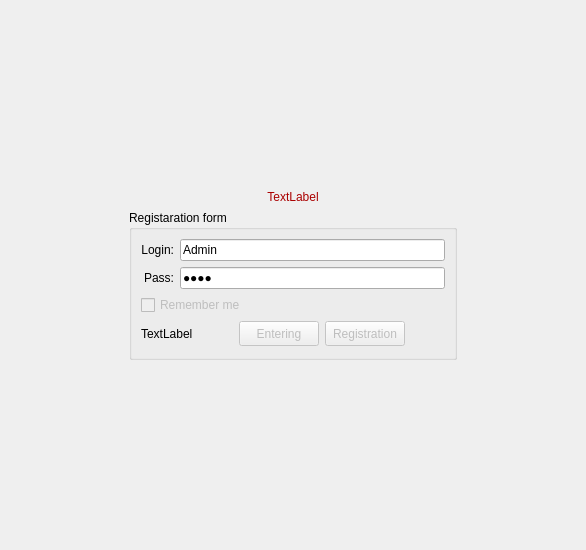
<?xml version="1.0" encoding="UTF-8"?>
<ui version="4.0">
 <class>UI_EntetingHandler</class>
 <widget class="QWidget" name="UI_EntetingHandler">
  <property name="geometry">
   <rect>
    <x>0</x>
    <y>0</y>
    <width>586</width>
    <height>550</height>
   </rect>
  </property>
  <property name="windowTitle">
   <string>Welcom to cloud chat!</string>
  </property>
  <layout class="QVBoxLayout" name="verticalLayout_2">
   <item>
    <spacer name="verticalSpacer">
     <property name="orientation">
      <enum>Qt::Vertical</enum>
     </property>
     <property name="sizeHint" stdset="0">
      <size>
       <width>20</width>
       <height>172</height>
      </size>
     </property>
    </spacer>
   </item>
   <item>
    <widget class="QLabel" name="pInfoLabel">
     <property name="text">
      <string>&lt;html&gt;&lt;head/&gt;&lt;body&gt;&lt;p align=&quot;center&quot;&gt;&lt;span style=&quot; color:#aa0000;&quot;&gt;TextLabel&lt;/span&gt;&lt;/p&gt;&lt;/body&gt;&lt;/html&gt;</string>
     </property>
    </widget>
   </item>
   <item>
    <layout class="QHBoxLayout" name="horizontalLayout">
     <item>
      <spacer name="horizontalSpacer">
       <property name="orientation">
        <enum>Qt::Horizontal</enum>
       </property>
       <property name="sizeHint" stdset="0">
        <size>
         <width>40</width>
         <height>20</height>
        </size>
       </property>
      </spacer>
     </item>
     <item>
      <widget class="QGroupBox" name="groupBox">
       <property name="minimumSize">
        <size>
         <width>250</width>
         <height>150</height>
        </size>
       </property>
       <property name="title">
        <string>Registaration form</string>
       </property>
       <layout class="QVBoxLayout" name="verticalLayout">
        <item>
         <layout class="QGridLayout" name="gridLayout">
          <item row="0" column="0">
           <widget class="QLabel" name="label">
            <property name="text">
             <string>&lt;html&gt;&lt;head/&gt;&lt;body&gt;&lt;p align=&quot;right&quot;&gt;Login:&lt;/p&gt;&lt;/body&gt;&lt;/html&gt;</string>
            </property>
           </widget>
          </item>
          <item row="0" column="1">
           <widget class="QLineEdit" name="pLeLogin">
            <property name="maximumSize">
             <size>
              <width>16777215</width>
              <height>16777215</height>
             </size>
            </property>
            <property name="text">
             <string>Admin</string>
            </property>
           </widget>
          </item>
          <item row="1" column="0">
           <widget class="QLabel" name="label_2">
            <property name="text">
             <string>&lt;html&gt;&lt;head/&gt;&lt;body&gt;&lt;p align=&quot;right&quot;&gt;Pass:&lt;/p&gt;&lt;/body&gt;&lt;/html&gt;</string>
            </property>
           </widget>
          </item>
          <item row="1" column="1">
           <widget class="QLineEdit" name="pLePass">
            <property name="maximumSize">
             <size>
              <width>16777215</width>
              <height>16777215</height>
             </size>
            </property>
            <property name="inputMask">
             <string/>
            </property>
            <property name="text">
             <string>6548</string>
            </property>
            <property name="echoMode">
             <enum>QLineEdit::PasswordEchoOnEdit</enum>
            </property>
           </widget>
          </item>
         </layout>
        </item>
        <item>
         <widget class="QCheckBox" name="checkBox">
          <property name="enabled">
           <bool>false</bool>
          </property>
          <property name="text">
           <string>Remember me</string>
          </property>
         </widget>
        </item>
        <item>
         <layout class="QHBoxLayout" name="horizontalLayout_2">
          <item>
           <widget class="QLabel" name="pLabStatus">
            <property name="text">
             <string>TextLabel</string>
            </property>
           </widget>
          </item>
          <item>
           <spacer name="horizontalSpacer_3">
            <property name="orientation">
             <enum>Qt::Horizontal</enum>
            </property>
            <property name="sizeHint" stdset="0">
             <size>
              <width>40</width>
              <height>20</height>
             </size>
            </property>
           </spacer>
          </item>
          <item>
           <widget class="QPushButton" name="pButConnect">
            <property name="enabled">
             <bool>false</bool>
            </property>
            <property name="minimumSize">
             <size>
              <width>0</width>
              <height>25</height>
             </size>
            </property>
            <property name="text">
             <string>Entering</string>
            </property>
            <property name="icon">
             <iconset resource="../Res/client_files.qrc">
              <normaloff>:/new/animation/play.png</normaloff>:/new/animation/play.png</iconset>
            </property>
           </widget>
          </item>
          <item>
           <widget class="QPushButton" name="pButOpenRegistration">
            <property name="enabled">
             <bool>false</bool>
            </property>
            <property name="minimumSize">
             <size>
              <width>0</width>
              <height>25</height>
             </size>
            </property>
            <property name="text">
             <string>Registration</string>
            </property>
            <property name="icon">
             <iconset resource="../Res/client_files.qrc">
              <normaloff>:/new/animation/plus_item.png</normaloff>:/new/animation/plus_item.png</iconset>
            </property>
           </widget>
          </item>
          <item>
           <spacer name="horizontalSpacer_4">
            <property name="orientation">
             <enum>Qt::Horizontal</enum>
            </property>
            <property name="sizeHint" stdset="0">
             <size>
              <width>40</width>
              <height>20</height>
             </size>
            </property>
           </spacer>
          </item>
         </layout>
        </item>
       </layout>
      </widget>
     </item>
     <item>
      <spacer name="horizontalSpacer_2">
       <property name="orientation">
        <enum>Qt::Horizontal</enum>
       </property>
       <property name="sizeHint" stdset="0">
        <size>
         <width>40</width>
         <height>20</height>
        </size>
       </property>
      </spacer>
     </item>
    </layout>
   </item>
   <item>
    <spacer name="verticalSpacer_2">
     <property name="orientation">
      <enum>Qt::Vertical</enum>
     </property>
     <property name="sizeHint" stdset="0">
      <size>
       <width>20</width>
       <height>172</height>
      </size>
     </property>
    </spacer>
   </item>
  </layout>
 </widget>
 <resources>
  <include location="../Res/client_files.qrc"/>
 </resources>
 <connections/>
</ui>
